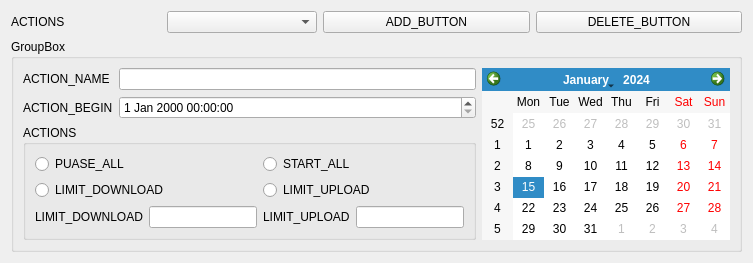
     <widget class="QWidget" name="tab">
      <attribute name="title">
       <string>TAB_SCEDULER</string>
      </attribute>
      <layout class="QGridLayout" name="gridLayout_19">
       <item row="1" column="1">
        <widget class="QComboBox" name="tasksComboBox">
         <property name="maximumSize">
          <size>
           <width>150</width>
           <height>16777215</height>
          </size>
         </property>
        </widget>
       </item>
       <item row="1" column="2">
        <widget class="QPushButton" name="addTaskButton">
         <property name="text">
          <string>ADD_BUTTON</string>
         </property>
        </widget>
       </item>
       <item row="1" column="3">
        <widget class="QPushButton" name="deleteTaskButton">
         <property name="text">
          <string>DELETE_BUTTON</string>
         </property>
        </widget>
       </item>
       <item row="1" column="0">
        <widget class="QLabel" name="label_14">
         <property name="maximumSize">
          <size>
           <width>150</width>
           <height>16777215</height>
          </size>
         </property>
         <property name="text">
          <string>ACTIONS</string>
         </property>
        </widget>
       </item>
       <item row="2" column="0" rowspan="2" colspan="4">
        <widget class="QGroupBox" name="groupBox_11">
         <property name="title">
          <string>GroupBox</string>
         </property>
         <layout class="QGridLayout" name="gridLayout_14">
          <item row="1" column="1">
           <widget class="QDateTimeEdit" name="beginDateTimeEdit"/>
          </item>
          <item row="0" column="0">
           <widget class="QLabel" name="label_13">
            <property name="text">
             <string>ACTION_NAME</string>
            </property>
           </widget>
          </item>
          <item row="1" column="0">
           <widget class="QLabel" name="label_9">
            <property name="text">
             <string>ACTION_BEGIN</string>
            </property>
           </widget>
          </item>
          <item row="0" column="1">
           <widget class="QLineEdit" name="taskNameLineEdit">
            <property name="maximumSize">
             <size>
              <width>16777215</width>
              <height>16777215</height>
             </size>
            </property>
           </widget>
          </item>
          <item row="2" column="0" colspan="2">
           <widget class="QGroupBox" name="groupBox">
            <property name="title">
             <string>ACTIONS</string>
            </property>
            <layout class="QGridLayout" name="gridLayout_15">
             <item row="2" column="0">
              <widget class="QLabel" name="label_11">
               <property name="text">
                <string>LIMIT_DOWNLOAD</string>
               </property>
              </widget>
             </item>
             <item row="2" column="1">
              <widget class="QLineEdit" name="dlLimitEdit">
               <property name="enabled">
                <bool>true</bool>
               </property>
              </widget>
             </item>
             <item row="2" column="2">
              <widget class="QLabel" name="label_12">
               <property name="text">
                <string>LIMIT_UPLOAD</string>
               </property>
              </widget>
             </item>
             <item row="2" column="3">
              <widget class="QLineEdit" name="ulLimitEdit">
               <property name="enabled">
                <bool>true</bool>
               </property>
              </widget>
             </item>
             <item row="0" column="2" colspan="2">
              <widget class="QRadioButton" name="startAllRadioButton">
               <property name="text">
                <string>START_ALL</string>
               </property>
              </widget>
             </item>
             <item row="1" column="2" colspan="2">
              <widget class="QRadioButton" name="limitUlRadioButton">
               <property name="text">
                <string>LIMIT_UPLOAD</string>
               </property>
              </widget>
             </item>
             <item row="1" column="0" colspan="2">
              <widget class="QRadioButton" name="limitDlRadioButton">
               <property name="text">
                <string>LIMIT_DOWNLOAD</string>
               </property>
              </widget>
             </item>
             <item row="0" column="0" colspan="2">
              <widget class="QRadioButton" name="pauseAllRadioButton">
               <property name="text">
                <string>PUASE_ALL</string>
               </property>
              </widget>
             </item>
            </layout>
           </widget>
          </item>
          <item row="0" column="2" rowspan="3">
           <widget class="QCalendarWidget" name="calendarWidget"/>
          </item>
         </layout>
         <zorder>label_9</zorder>
         <zorder>beginDateTimeEdit</zorder>
         <zorder>groupBox</zorder>
         <zorder>label_13</zorder>
         <zorder>taskNameLineEdit</zorder>
         <zorder>calendarWidget</zorder>
        </widget>
       </item>
      </layout>
     </widget>
